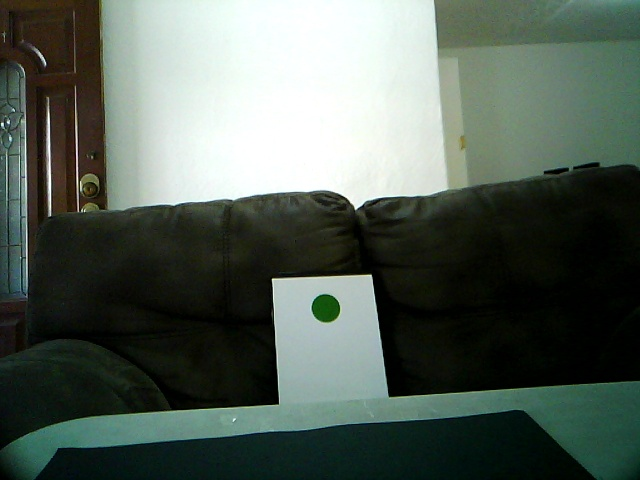
#> input picture test1.jpg, 640 x 480 px, given in place of the camera
$ python segmentacion.py
#> lines starting #> are read from the running program, lines starting #| are printed output that depends on the picture; after the words box and inside, x2 and y2 are one past the last pixel; in counts of white or black regions, pixels touching at a corner belong together
import cv2
import numpy as np
from time import time

alto_img = 480
ancho_img = 640
cam = cv2.VideoCapture(0)

cam.set(3,ancho_img)
cam.set(4,alto_img)

def fotoverde():
    t = time()
    ok, img = cam.read()
    if not ok:
        return False
    #img = cv2.imread("round.jpg")

    tam = img.shape
    Rc = 10*np.ones((tam[0],tam[1]), dtype='float64')
    Gc = 120*np.ones((tam[0],tam[1]), dtype='float64')
    Bc = 10*np.ones((tam[0],tam[1]), dtype='float64')
    r = 70

    #img_bn = (Rc-img[:,:,0])**2 + (Gc-img[:,:,1])**2 + (Bc-img[:,:,2])**2
    #img_bn = np.power(Rc-img[:,:,0],2) + np.power(Gc-img[:,:,1],2) + np.power(Bc-img[:,:,2],2)
    #img_bn = np.uint8(255*(img_bn<=(r^2)))
    img_bn = (Rc-(img[:,:,0].astype(np.float64)))**2+(Gc-(img[:,:,1].astype(np.float64)))**2+(Bc-(img[:,:,2].astype(np.float64)))**2
    img_bn = 255*(img_bn <= r**2)
    img_bn = img_bn.astype(np.uint8)
    img_bn = cv2.erode(img_bn, None, iterations=1)
    img_bn = cv2.dilate(img_bn, None, iterations=1)
    #l_green = (144,200,144)
    #d_green = (10,238,10)
    #img = cv2.cvtColor(img, cv2.COLOR_BGR2RGB)
    hsv_img = cv2.cvtColor(img, cv2.COLOR_RGB2HSV)
    #img_bn = cv2.inRange(hsv_img,l_green,d_green)
    #_ = cv2.bitwise_and(img, img,mask=img_bn)

    xc,yc,area = foto_data(img_bn)

    print("{:.8f} \t C: ({},{}) \t A: {}p".format(time()-t,xc,yc,int(area)))
    cv2.imshow("orig", img)
    cv2.imshow("hsv", hsv_img)
    cv2.imshow("bin", img_bn)
    cv2.waitKey(0)
    return xc,yc,area

def foto_data(img_bn):
    M = cv2.moments(img_bn)
    if M["m00"] != 0:
        xc = int(M["m10"]/M["m00"])
        yc = int(M["m01"]/M["m00"])
    else:
        xc = None
        yc = None
    area = sum(sum(img_bn/255))
    return xc,yc,area


if __name__ == '__main__':
    if cam.read()[0]:
        i = 0
#> i = 0
        while(i < 1):
            xc, yc, area = fotoverde()
            i+=1
#> this loop made 1 pass
#> (tam in fotoverde, r in fotoverde, xc, yc, area, i) on pass 1: ((480, 640, 3), 70, 475, 384, 1298, 1)
#> pass 1, in fotoverde, `img_bn = (Rc-(img[:,:,0].astype(np.float64)))**2+(Gc-(img[:,:,1].astyp..`:
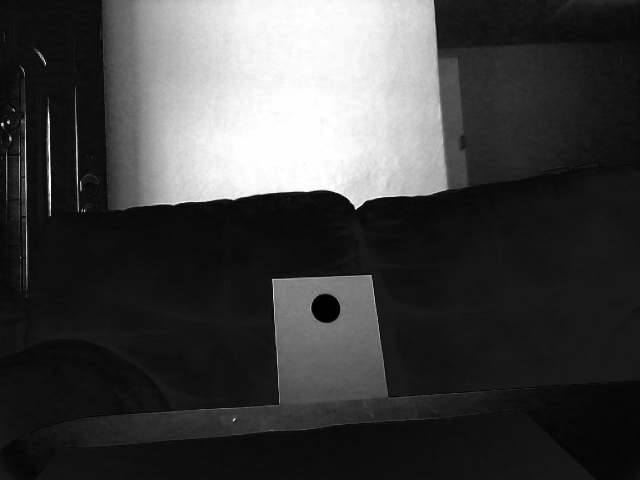
#> img_bn: shape (480, 640) float64; min 1061, max 138275, mean 36283.1; drawn with min black and max white
#> pass 1, in fotoverde, `img_bn = 255*(img_bn <= r**2)`:
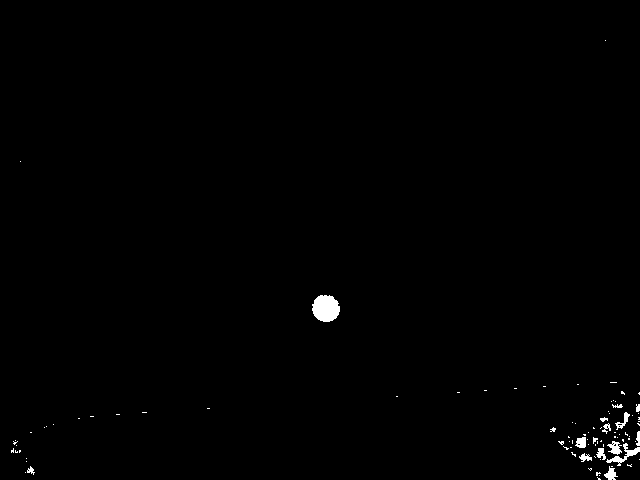
#> img_bn: shape (480, 640) int64; 0.59% white; 92 white regions (78 under 20 px), largest, box (x1, y1, x2, y2) and area: (312, 295, 340, 322) 589, (606, 443, 640, 466) 206, (607, 441, 622, 455) 114
#> pass 1, in fotoverde, `img_bn = cv2.erode(img_bn, None, iterations=1)`:
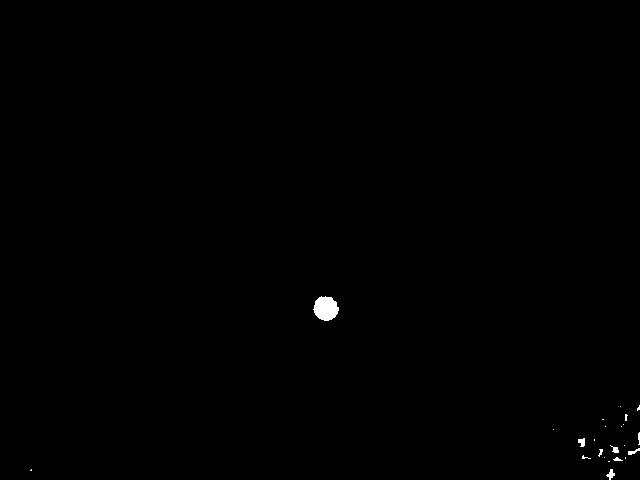
#> img_bn: shape (480, 640); 0.25% white; 23 white regions (15 under 20 px), largest, box (x1, y1, x2, y2) and area: (313, 296, 339, 321) 477, (606, 469, 615, 480) 50, (578, 438, 585, 447) 46
#> after the loop, i = 1

# [4 lines of commented-out code are left out]
